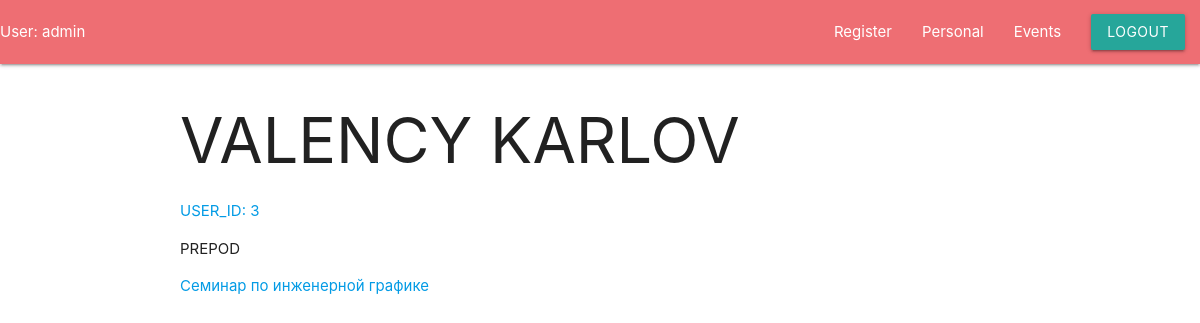
/account/2/ (signed in), run on the app's committed database.
### account/models.py (models this page shows, shortened)
class Person(models.Model):
    user = models.OneToOneField(User, blank=True, null=True, on_delete=models.CASCADE)
    name = models.CharField(max_length=200)
    surname = models.CharField(max_length=200)
    type = models.CharField(max_length=200)
    events = models.ManyToManyField('event.Event', through='event.Membership')
    class Meta:
        ordering = ["name"]

### event/models.py (models this page shows, shortened)
class Event(models.Model):
    title = models.CharField(max_length=200)
    members = models.ManyToManyField(Person, through='Membership')
    class Meta:
        ordering = ["title"]

### account/views.py (the view)
# urls.py: path('<int:pk>/', login_required(views.PersonDetailView.as_view()), name='person_detail'),
class PersonDetailView(DetailView):
    model = Person
    template_name = 'account/person_detail.html'
    context_object_name = 'person'

### templates/account/person_detail.html (shortened to what this page needs)
{%extends "base_generic.html"%}
{%block content%}
<h1>{{person.name}} {{person.surname}}</h1>
<a>USER_ID: {{person.user.id}}</a>
<p>{{person.type}}</p>
{% if person.events %}
    <ul>
    {% for event in person.events.all %}
        <li><a href="/events/{{event.id}}">{{ event.title }}</a></li>
    {% endfor %}
    </ul>
{% else %}
    <p>No events are available.</p>
{% endif %}
{%endblock content%}

### templates/base_generic.html (shortened to what this page needs)
<!DOCTYPE html>
<html lang="en">
<head>
    {%load static%}
    <link rel="stylesheet" href="{%static "css/materialize.css"%}"/>
    <link rel="stylesheet" href="{%static "css/app.css"%}"/>
</head>
<body>
    <nav>
        <div class="nav-wrapper">
            {% if user.is_authenticated %}
                <a>User: {{ user.get_username }}</a>
            {% endif %}
            <ul id="nav-mobile" class="right">
                <li><a href="/auth/register">Register</a></li>
                <li><a href="/account/">Personal</a></li>
                <li><a href="/events/">Events</a></li>
                {% if user.is_authenticated %}
                    <li><a class="waves-effect waves-light btn" href="{% url 'logout'%}">Logout</a></li>
                {% else %}
                    <li><a class="waves-effect waves-light btn" href="{% url 'login'%}">Login</a></li>
                    <li><a class="waves-effect waves-light btn" href="/auth/register">Register</a></li>
                {% endif %}
            </ul>
        </div>
    </nav>
    <div class="container">
        {% block content %}{% endblock %}
    </div>
</body>
</html>

### data on the page
Person: name "VALENCY", surname "KARLOV", user.id "3", type "PREPOD"
Event: title "Семинар по инженерной графике"

### other printed values
{{ user.get_username }} "admin"
